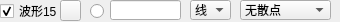
               <widget class="QWidget" name="widget_15" native="true">
                <property name="minimumSize">
                 <size>
                  <width>0</width>
                  <height>22</height>
                 </size>
                </property>
                <property name="maximumSize">
                 <size>
                  <width>16777215</width>
                  <height>22</height>
                 </size>
                </property>
                <widget class="QLineEdit" name="txtValueCurve15">
                 <property name="geometry">
                  <rect>
                   <x>110</x>
                   <y>0</y>
                   <width>71</width>
                   <height>20</height>
                  </rect>
                 </property>
                 <property name="text">
                  <string/>
                 </property>
                </widget>
                <widget class="QRadioButton" name="rdoBoldCurve15">
                 <property name="geometry">
                  <rect>
                   <x>90</x>
                   <y>3</y>
                   <width>16</width>
                   <height>16</height>
                  </rect>
                 </property>
                 <property name="text">
                  <string/>
                 </property>
                 <property name="checked">
                  <bool>false</bool>
                 </property>
                </widget>
                <widget class="QCheckBox" name="chkVisibleCurve15">
                 <property name="geometry">
                  <rect>
                   <x>0</x>
                   <y>3</y>
                   <width>60</width>
                   <height>16</height>
                  </rect>
                 </property>
                 <property name="text">
                  <string>波形15</string>
                 </property>
                 <property name="checked">
                  <bool>true</bool>
                 </property>
                </widget>
                <widget class="QPushButton" name="btnColourCurve15">
                 <property name="geometry">
                  <rect>
                   <x>60</x>
                   <y>0</y>
                   <width>21</width>
                   <height>21</height>
                  </rect>
                 </property>
                 <property name="text">
                  <string/>
                 </property>
                </widget>
                <widget class="QComboBox" name="cmbLineStyle15">
                 <property name="geometry">
                  <rect>
                   <x>190</x>
                   <y>0</y>
                   <width>41</width>
                   <height>20</height>
                  </rect>
                 </property>
                 <property name="currentIndex">
                  <number>1</number>
                 </property>
                 <item>
                  <property name="text">
                   <string>点</string>
                  </property>
                 </item>
                 <item>
                  <property name="text">
                   <string>线</string>
                  </property>
                 </item>
                 <item>
                  <property name="text">
                   <string>左</string>
                  </property>
                 </item>
                 <item>
                  <property name="text">
                   <string>右</string>
                  </property>
                 </item>
                 <item>
                  <property name="text">
                   <string>中</string>
                  </property>
                 </item>
                 <item>
                  <property name="text">
                   <string>积</string>
                  </property>
                 </item>
                </widget>
                <widget class="QComboBox" name="cmbScatterStyle15">
                 <property name="geometry">
                  <rect>
                   <x>240</x>
                   <y>0</y>
                   <width>91</width>
                   <height>20</height>
                  </rect>
                 </property>
                 <property name="focusPolicy">
                  <enum>Qt::WheelFocus</enum>
                 </property>
                 <property name="maxVisibleItems">
                  <number>20</number>
                 </property>
                 <item>
                  <property name="text">
                   <string>无散点</string>
                  </property>
                  <property name="icon">
                   <iconset resource="res.qrc">
                    <normaloff>:/pic/ssNone.png</normaloff>:/pic/ssNone.png</iconset>
                  </property>
                 </item>
                 <item>
                  <property name="text">
                   <string>x形</string>
                  </property>
                  <property name="icon">
                   <iconset resource="res.qrc">
                    <normaloff>:/pic/ssCross.png</normaloff>:/pic/ssCross.png</iconset>
                  </property>
                 </item>
                 <item>
                  <property name="text">
                   <string>+形</string>
                  </property>
                  <property name="icon">
                   <iconset resource="res.qrc">
                    <normaloff>:/pic/ssPlus.png</normaloff>:/pic/ssPlus.png</iconset>
                  </property>
                 </item>
                 <item>
                  <property name="text">
                   <string>空心圆</string>
                  </property>
                  <property name="icon">
                   <iconset resource="res.qrc">
                    <normaloff>:/pic/ssCircle.png</normaloff>:/pic/ssCircle.png</iconset>
                  </property>
                 </item>
                 <item>
                  <property name="text">
                   <string>实心圆</string>
                  </property>
                  <property name="icon">
                   <iconset resource="res.qrc">
                    <normaloff>:/pic/ssDisc.png</normaloff>:/pic/ssDisc.png</iconset>
                  </property>
                 </item>
                 <item>
                  <property name="text">
                   <string>矩形</string>
                  </property>
                  <property name="icon">
                   <iconset resource="res.qrc">
                    <normaloff>:/pic/ssSquare.png</normaloff>:/pic/ssSquare.png</iconset>
                  </property>
                 </item>
                 <item>
                  <property name="text">
                   <string>菱形</string>
                  </property>
                  <property name="icon">
                   <iconset resource="res.qrc">
                    <normaloff>:/pic/ssDiamond.png</normaloff>:/pic/ssDiamond.png</iconset>
                  </property>
                 </item>
                 <item>
                  <property name="text">
                   <string>星形</string>
                  </property>
                  <property name="icon">
                   <iconset resource="res.qrc">
                    <normaloff>:/pic/ssStar.png</normaloff>:/pic/ssStar.png</iconset>
                  </property>
                 </item>
                 <item>
                  <property name="text">
                   <string>正三角</string>
                  </property>
                  <property name="icon">
                   <iconset resource="res.qrc">
                    <normaloff>:/pic/ssTriangle.png</normaloff>:/pic/ssTriangle.png</iconset>
                  </property>
                 </item>
                 <item>
                  <property name="text">
                   <string>倒三角</string>
                  </property>
                  <property name="icon">
                   <iconset resource="res.qrc">
                    <normaloff>:/pic/ssTriangleInverted.png</normaloff>:/pic/ssTriangleInverted.png</iconset>
                  </property>
                 </item>
                 <item>
                  <property name="text">
                   <string>x框</string>
                  </property>
                  <property name="icon">
                   <iconset resource="res.qrc">
                    <normaloff>:/pic/ssCrossSquare.png</normaloff>:/pic/ssCrossSquare.png</iconset>
                  </property>
                 </item>
                 <item>
                  <property name="text">
                   <string>+框</string>
                  </property>
                  <property name="icon">
                   <iconset resource="res.qrc">
                    <normaloff>:/pic/ssPlusSquare.png</normaloff>:/pic/ssPlusSquare.png</iconset>
                  </property>
                 </item>
                 <item>
                  <property name="text">
                   <string>x圆</string>
                  </property>
                  <property name="icon">
                   <iconset resource="res.qrc">
                    <normaloff>:/pic/ssCrossCircle.png</normaloff>:/pic/ssCrossCircle.png</iconset>
                  </property>
                 </item>
                 <item>
                  <property name="text">
                   <string>+圆</string>
                  </property>
                  <property name="icon">
                   <iconset resource="res.qrc">
                    <normaloff>:/pic/ssPlusCircle.png</normaloff>:/pic/ssPlusCircle.png</iconset>
                  </property>
                 </item>
                 <item>
                  <property name="text">
                   <string>和平</string>
                  </property>
                  <property name="icon">
                   <iconset resource="res.qrc">
                    <normaloff>:/pic/ssPeace.png</normaloff>:/pic/ssPeace.png</iconset>
                  </property>
                 </item>
                </widget>
               </widget>
